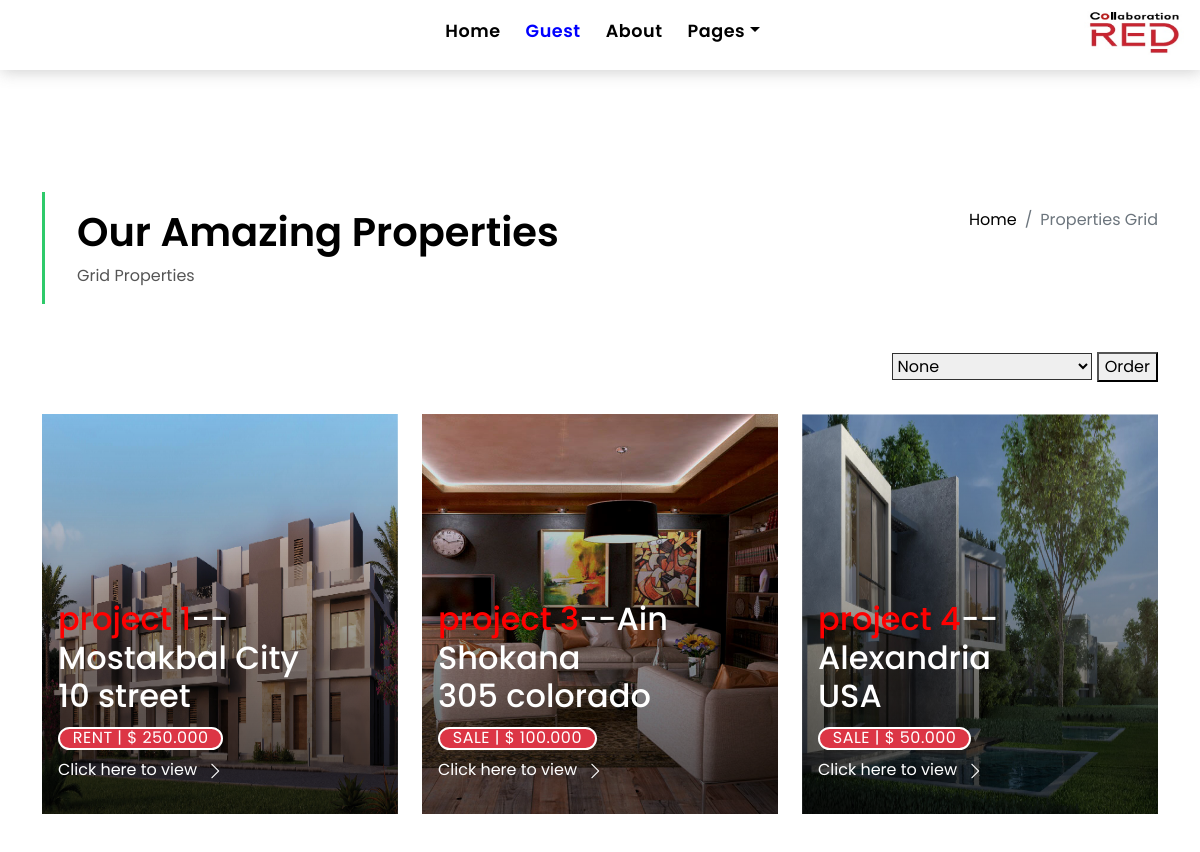
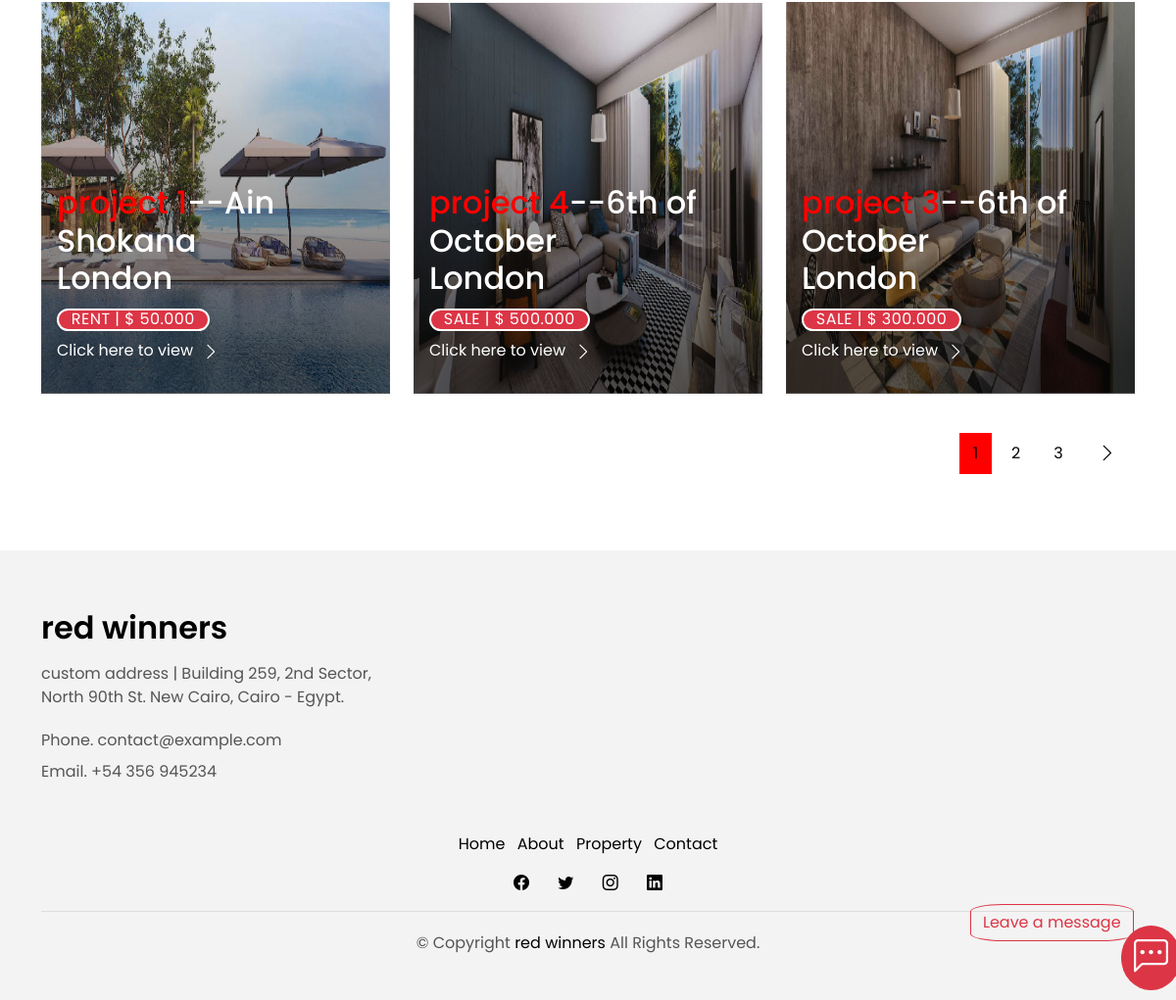
Screenshot of /properties with the database file from the repository (2 pictures, top to bottom).
### houses/models.py (models this page shows, shortened)
class House(models.Model):
    status_choices = (
        (_("sale"), _("sale")),
        (_("rent"), _("rent")),
    )
    img = models.ImageField(_("img"),upload_to="images")
    type = models.CharField(max_length=50,choices=choices2,default="Apartment")
    address = models.CharField(_("address"),max_length=50)
    location = models.CharField(max_length=50,choices=choices3,null=True,blank=True)
    location_new = models.OneToOneField(Location,on_delete=models.CASCADE,null=True,blank=True)
    status = models.CharField(_("status"),max_length=100,choices=status_choices)
    area = models.IntegerField(_("area"),)
    beds = models.IntegerField(_("beds"),)
    bathrooms = models.IntegerField(_("bathrooms"),)
    garages = models.IntegerField(_("garages"),)
    price = models.IntegerField(_("price"),)
    description = models.TextField(_("description"),)
    amenities = models.ManyToManyField(Amenity,verbose_name=_("amenities"))
    company = models.ForeignKey('Company',on_delete=models.CASCADE,blank=True,null=True)
    project = models.ForeignKey('Project',on_delete=models.CASCADE,blank=True,null=True)
    number_of_installments = models.IntegerField(default=1)
    time_of_delivery = models.DateTimeField(null=True,blank=True)
    in_advance_price = models.IntegerField(default=0)

class Project(models.Model):
    name = models.CharField(max_length=500)
    company = models.ForeignKey(Company,on_delete=models.CASCADE,null=True,blank=True)
    type = models.CharField(max_length=50, choices=choices2, default="Apartment")
    location = models.CharField(max_length=500, choices=choices3,default='Ain Shokana')
    location_new = models.OneToOneField(Location, on_delete=models.CASCADE, null=True, blank=True)
    number_of_units = models.IntegerField(default=1)
    def __str__(self):
        return f"{self.name}"

### houses/views.py (the view)
# urls.py: path('properties', views.list_properties,name="properties"),
def list_properties(request):
    if request.method == "POST":
        order_index = request.POST.get("order_by")
        print("/  . . .   . .. ",order_index,type(order_index))
    else:
        order_index = request.GET.get("order_by")
    all_houses = House.objects.all()
    try:
        if order_index == "1":
            all_houses = all_houses.order_by("price")
        elif order_index == "2":
            all_houses = all_houses.order_by("-price")
        elif order_index == "3":
            all_houses = all_houses.order_by("area")
        elif order_index == "4":
            all_houses = all_houses.order_by("-area")
    except:
        pass
    paginator = Paginator(all_houses, 6)
    page_number = request.GET.get('page')
    page_obj = paginator.get_page(page_number)
    context = {"page_obj":page_obj,
               "order_value":order_index}
    return render(request,"houses/property-grid.html",context)

### houses/templates/houses/property-grid.html (shortened to what this page needs)
{% extends 'houses/base.html' %}
{% load static %}
{% load i18n %}
{% block content %}
  <main id="main">
    <section class="intro-single">
      <div class="container">
        <div class="row">
          <div class="col-md-12 col-lg-8">
            <div class="title-single-box">
              <h1 class="title-single">Our Amazing Properties</h1>
              <span class="color-text-a">Grid Properties</span>
            </div>
          </div>
          <div class="col-md-12 col-lg-4">
            <nav aria-label="breadcrumb" class="breadcrumb-box d-flex justify-content-lg-end">
              <ol class="breadcrumb">
                <li class="breadcrumb-item">
                  <a href="{% url 'home' %}">{% translate "Home" %}</a>
                </li>
                <li class="breadcrumb-item active" aria-current="page">
                  {% translate "Properties Grid" %}
                </li>
              </ol>
            </nav>
          </div>
        </div>
      </div>
    </section>
    <section class="property-grid grid">
      <div class="container">
        <div class="row">
          <div class="col-sm-12">
            <div class="grid-option">
            <form method="POST" action="?page=1">
                <select id="choices" name="order_by" class="custom-select">
                    <option selected value="0">None</option>
                </select>
                  <button id="order_this" value="submit">Order</button>
              </form>
            </div>
          </div>
{% for house in page_obj %}
          <div class="col-md-4">
            <div class="card-box-a card-shadow">
              <div class="img-box-a">
                <img src="{{house.img.url}}" alt="" class="img-a img-fluid" style="width:600px;height:400px;">
              </div>
              <div class="card-overlay">
                <div class="card-overlay-a-content">
                  <div class="card-header-a">
                    <h2 class="card-title-a">
                      <a href="{% url 'single' house.id %}"><span style="color:red;">{{house.project}}</span>--{{house.location}}
                        <br /> {{house.address}}</a>
                    </h2>
                  </div>
                  <div class="card-body-a">
                    <div class="price-box d-flex">
                      <span style="border:2px solid white;" class="price-a btn btn-danger">{% translate house.status %} | $ {{house.price}}.000</span>
                    </div>
                    <a href="{% url 'single' house.id %}" class="link-a">{% translate "Click here to view" %}
                      <span class="bi bi-chevron-right"></span>
                    </a>
                  </div>
                </div>
              </div>
            </div>
          </div>
{% endfor %}
        </div>
<div class="row">
          <div class="col-sm-12">
            <nav class="pagination-a">
        <ul class="pagination justify-content-end">
    {% for page in page_obj.paginator.page_range %}
          {% if page == page_obj.number %}
                <li class="page-item active">
                  <a class="page-link" href="?{{request.GET.urlencode}}&page={{page}}&order_by={{order_value}}">{{page}}</a>
                </li>
          {% else %}
          <li class="page-item">
                  <a class="page-link" href="?{{request.GET.urlencode}}&page={{page}}&order_by={{order_value}}">{{page}}</a>
                </li>
          {% endif %}
    {% endfor %}
{% if page_obj.has_next %}
                <li class="page-item next">
                  <a class="page-link" href="?{{request.GET.urlencode}}&page={{page_obj.next_page_number}}&order_by={{order_value}}">
                    <span class="bi bi-chevron-right"></span>
                  </a>
                </li>
{% endif %}
              </ul>
            </nav>
          </div>
        </div>
      </div>
    </section>
  </main>
{% endblock %}

### houses/static/houses/assets/css/style.css (style rules this page uses)
body { font-family: "Poppins", sans-serif; color: #555555; }
h1, h2, h3, h4, h5, h6 { color: #000000; }
a { color: #000000; text-decoration: none; transition: all 0.5s ease; }
.link-a { text-decoration: none; color: #ffffff; text-decoration: none; }
@media (min-width: 768px) { .link-a { font-size: 0.9rem; } }
@media (min-width: 992px) { .link-a { font-size: 1rem; } }
.link-a span { font-size: 18px; vertical-align: middle; margin-left: 5px; }
@media (min-width: 768px) { .link-a span { font-size: 1.5rem; } }
@media (min-width: 992px) { .link-a span { font-size: 18px; } }
.color-text-a { text-decoration: none; color: #555555; }
.pagination-a { text-decoration: none; }
.pagination-a .pagination .page-link { margin: 0 0.2rem; border-color: transparent; padding: 0.5rem 0.8rem; color: #000000; }
.pagination-a .pagination .page-link span { font-size: 1.2rem; }
.pagination-a .pagination .next .page-link { padding: 0.4rem 0.9rem; }
.pagination-a .pagination .page-item:last-child .page-link { border-top-right-radius: 0; border-bottom-right-radius: 0; }
.pagination-a .pagination .page-item:first-child .page-link { border-top-left-radius: 0; border-bottom-left-radius: 0; }
.pagination-a .pagination .page-item.active .page-link { background-color: red; }
.btn { transition: 0.5s ease; }
.intro-single { padding: 12rem 0 3rem; }
.intro-single .title-single-box { padding: 1rem 0 1rem 2rem; }
.intro-single .title-single-box { border-left: 3px solid #2eca6a; }
.intro-single .title-single-box .title-single { font-weight: 600; font-size: 2.2rem; }
@media (min-width: 768px) { .intro-single .title-single-box .title-single { font-size: 2.1rem; } }
@media (min-width: 992px) { .intro-single .title-single-box .title-single { font-size: 2.5rem; } }
.intro-single .breadcrumb-box { padding: 1rem 0 0 0.5rem; }
.intro-single .breadcrumb { background-color: transparent; padding-right: 0; padding-left: 0; }
.card-box-a span, .card-box-b span, .card-box-c span, .card-box-d span { line-height: 0; }
@media (min-width: 768px) { .grid .card-box-a, .grid .card-box-b, .grid .card-box-c, .grid .card-box-d { margin-bottom: 2.5rem; } }
.card-box-a, .card-box-b, .card-box-d { position: relative; overflow: hidden; -webkit-backface-visibility: hidden; backface-visibility: hidden; }
.card-box-a .img-a, .card-box-a .img-b, .card-box-b .img-a, .card-box-b .img-b { transition: 0.8s all ease-in-out; }
@media (min-width: 768px) { .card-box-a .price-a, .card-box-b .price-a { font-size: 0.9rem; } }
@media (min-width: 992px) { .card-box-a .price-a, .card-box-b .price-a { font-size: 1rem; } }
.card-overlay { position: absolute; width: 100%; height: 100%; top: 0; left: 0; }
.card-shadow { -webkit-backface-visibility: hidden; backface-visibility: hidden; }
.card-shadow:before { content: " "; position: absolute; top: 0; left: 0; width: 100%; height: 100%; z-index: 1; background: linear-gradient(to bottom, rgba(0, 0, 0, 0) 0%, rgba(0, 0, 0, 0.2) 27%, rgba(0, 0, 0, 0.65) 90%); }
.card-overlay-a-content { transition: all 0.5s ease-in; position: absolute; width: 100%; bottom: 0px; z-index: 2; }
@media (min-width: 768px) { .card-overlay-a-content { bottom: -20px; } }
@media (min-width: 992px) { .card-overlay-a-content { bottom: 0px; } }
.card-header-a { padding: 0 1rem; }
.card-header-a .card-title-a { color: #ffffff; margin-bottom: 0; padding-bottom: 0.7rem; }
@media (min-width: 768px) { .card-header-a .card-title-a { font-size: 1.3rem; } }
@media (min-width: 992px) { .card-header-a .card-title-a { font-size: 2rem; } }
.card-header-a .card-title-a a { color: #ffffff; text-decoration: none; }
.card-body-a { z-index: 2; transition: all 0.5s ease-in; padding: 0rem 1rem 2rem 1rem; }
.card-body-a .price-box { padding-bottom: 0.5rem; }
.price-a { color: #ffffff; padding: 0.6rem 0.8rem; border: 2px solid #2eca6a; border-radius: 50px; text-transform: uppercase; letter-spacing: 0.03em; }
.property-grid .grid-option { text-align: right; margin-bottom: 2rem; }
.property-grid .grid-option .custom-select { border-radius: 0; width: 200px; border-color: #313131; }
.property-grid .grid-option .custom-select option { border-color: #313131; }

### rows the page displays
House: img (picture), project "project 1", location "Mostakbal City", address "10 street", price "250"
House: img (picture), project "project 3", location "Ain Shokana", address "305 colorado", price "100"
House: img (picture), project "project 4", location "Alexandria", address "USA", price "50"
House: img (picture), project "project 1", location "Ain Shokana", address "London", price "50"
House: img (picture), project "project 4", location "6th of October", address "London", price "500"
House: img (picture), project "project 3", location "6th of October", address "London", price "300"

### other values shown
{{ page }} "1"
{{ page }} "2" "3"
